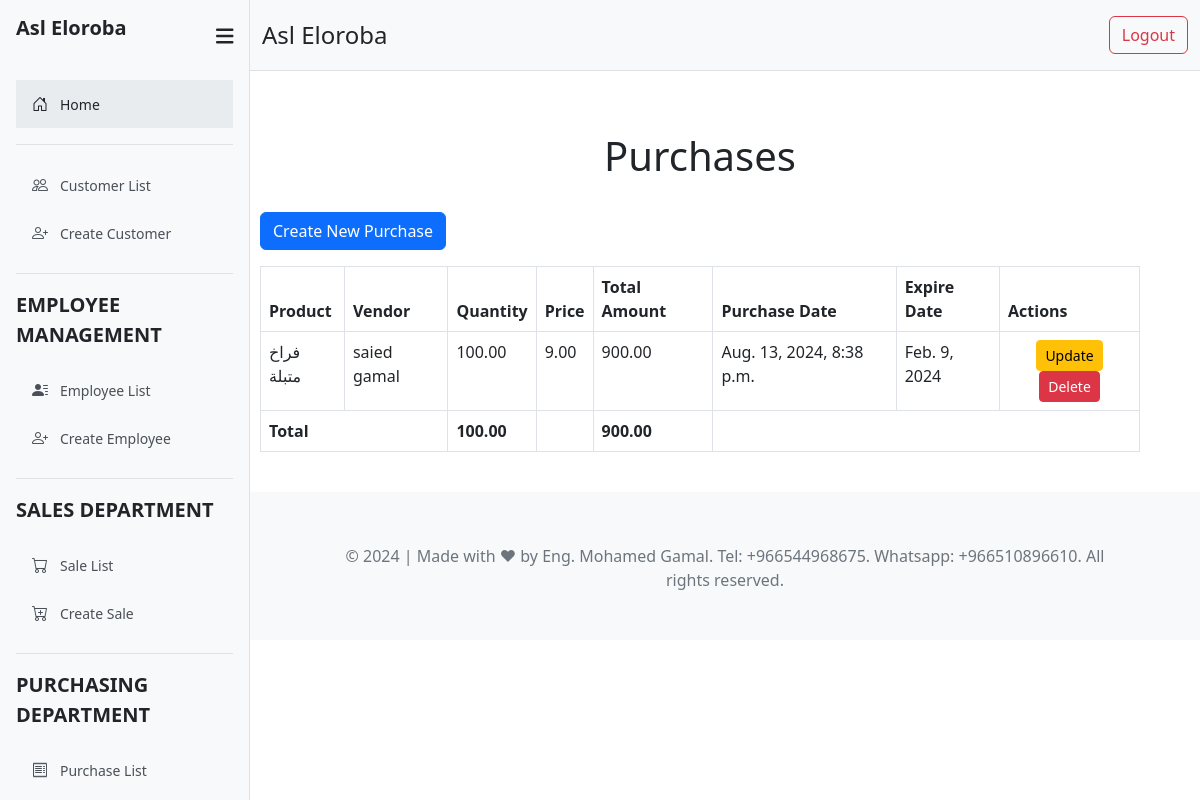
Page /purchases/ on the committed database.
### sales/models.py (models this page shows, shortened)
class Purchase(models.Model):
    product = models.ForeignKey(Product, on_delete=models.CASCADE)
    vendor = models.ForeignKey(Vendor, on_delete=models.CASCADE)
    qty = models.DecimalField(max_digits=10, decimal_places=2)
    price = models.DecimalField(max_digits=10, decimal_places=2)
    total_amt = models.DecimalField(max_digits=10, decimal_places=2, editable=False)
    pur_date = models.DateTimeField(auto_now_add=True)
    expire_date = models.DateField()
    class Meta:
        verbose_name = '03 purchase'
        verbose_name_plural = '03 purchases'

class Product(models.Model):
    title = models.CharField(max_length=50)
    detail = models.TextField()
    unit = models.ForeignKey(Unit, on_delete=models.CASCADE)
    photo = models.ImageField(upload_to="product/", blank=True, null=True)
    total_products = models.PositiveIntegerField(default=0, editable=False)    # Track current stock
    class Meta:
        verbose_name = '05 Product'
        verbose_name_plural = '05 Products'

class Vendor(models.Model):
    full_name   = models.CharField(max_length=100)
    address     = models.TextField()
    id_number   = models.CharField(max_length=10)
    photo       = models.ImageField(upload_to="Vendor/", blank=True, null=True)
    phone       = models.CharField(max_length=15)
    status      = models.BooleanField(default=False)
    total_vendors = models.PositiveIntegerField(default=0, editable=False)
    class Meta:
        verbose_name = '01 Vendor'
        verbose_name_plural = '01 Vendors'

### sales/views.py (the view)
# urls.py: path('purchases/', views.PurchaseListView.as_view(), name='purchase_list'),
class PurchaseListView(ListView):
    model = Purchase
    template_name = 'sales/purchase_list.html'
    context_object_name = 'purchases'  # Use 'purchases' in your template

### templates/sales/purchase_list.html (shortened to what this page needs)
{% extends 'parts/base.html' %}
{% load crispy_forms_tags %}
{% block content %}
  <div class="container mt-5">
    <div class="row mb-4">
      <div class="col">
        <h1 class="text-center">Purchases</h1>
      </div>
    </div>
    <div class="row">
      <div class="col">
            <a href="{% url 'purchase_create' %}" class="btn btn-primary mb-3">Create New Purchase</a>
        </div>
    </div>
    <div class="row">
        <div class="col">
          <table class="table table-hover table-bordered">
            <thead class="thead-dark">
                <tr>
                    <th>Product</th>
                    <th>Vendor</th>
                    <th>Quantity</th>
                    <th>Price</th>
                    <th>Total Amount</th>
                    <th>Purchase Date</th>
                    <th>Expire Date</th>
                    <th>Actions</th>
                </tr>
            </thead>
            <tbody id="purchase-tbody">
                {% for purchase in purchases %}
                <tr>
                    <td>{{ purchase.product.title }}</td>
                    <td>{{ purchase.vendor.full_name }}</td>
                    <td class="purchase-qty">{{ purchase.qty }}</td>
                    <td>{{ purchase.price }}</td>
                    <td class="purchase-total-amt">{{ purchase.total_amt }}</td>
                    <td>{{ purchase.pur_date }}</td>
                    <td>{{ purchase.expire_date }}</td>
                    <td class="text-center">
                        <a href="{% url 'purchase_update' purchase.pk %}" class="btn btn-sm btn-warning">Update</a>
                        <a href="{% url 'purchase_delete' purchase.pk %}" class="btn btn-sm btn-danger"
                            onclick="return confirm('Are you sure you want to delete this purchase?');">Delete</a>
                    </td>
                </tr>
                {% endfor %}
            </tbody>
            <tfoot>
                <tr>
                    <th colspan="2">Total</th>
                    <th id="total-quantity"></th>
                    <th></th>
                    <th id="total-amount"></th>
                    <th colspan="3"></th>
                </tr>
            </tfoot>
        </table>
        </div>
    </div>
</div>
{% endblock %}

### rows in the picture
Purchase: product "فراخ متبلة", vendor.full_name "saied gamal", qty "100.00", price "9.00", total_amt "900.00", pur_date "Aug. 13, 2024, 8:38 p.m.", expire_date "Feb. 9, 2024"
